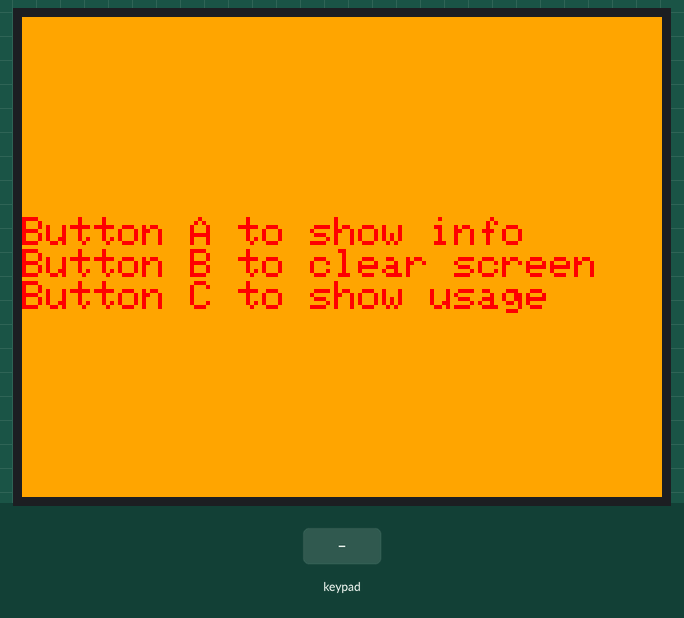
Recording of a sketch running on a simulated ESP32. Shown: 320×240 colour display. Inputs (shaded band) come from the test bench.

Above: at 1.4 s.
1.5 s: key 'A' pressed
At 3.0 s:
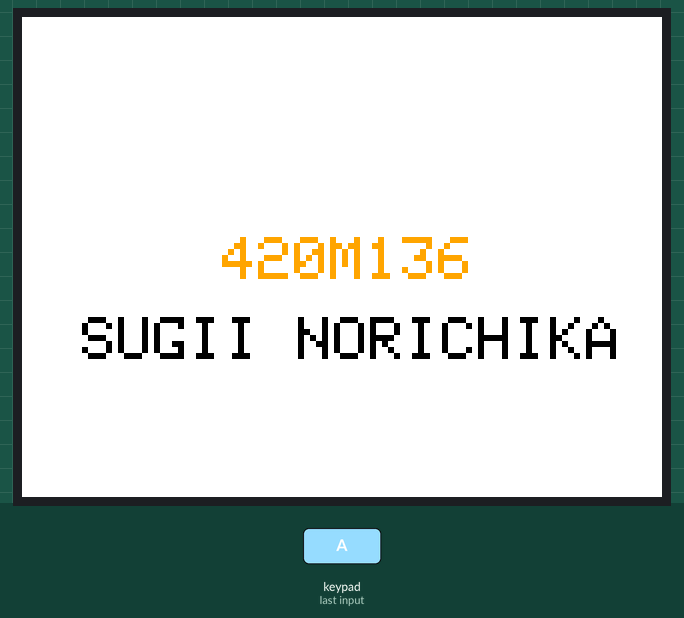
3.3 s: key 'B' pressed
At 4.2 s:
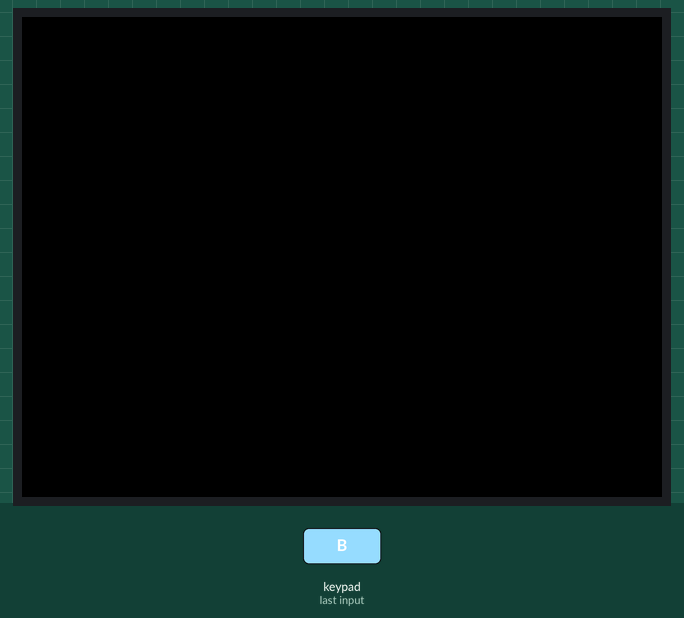
4.9 s: key 'C' pressed
At 6.1 s:
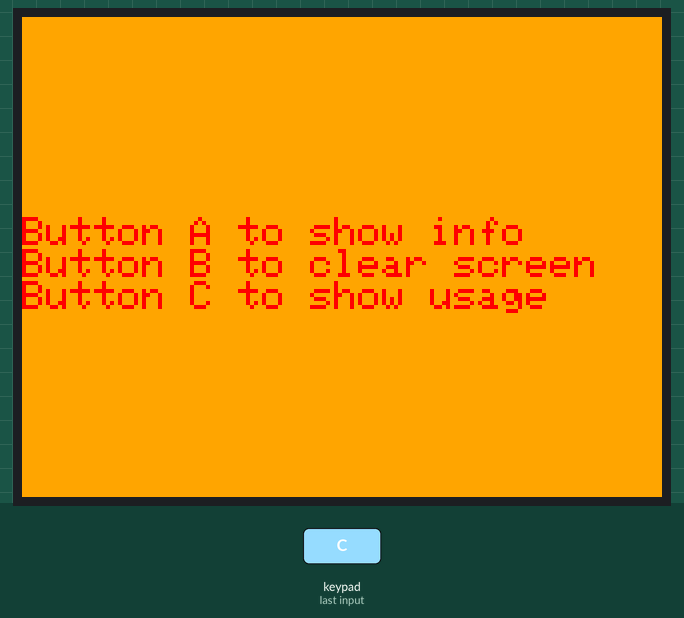
Timing chart, 0 to 7.9 s (numbered marks = the images above; inputs shaded):
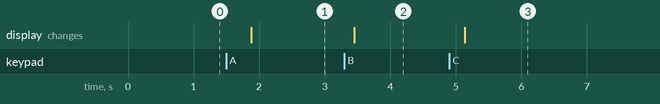

Measured:
- after the input at 1.5 s, the display: changes after 0.38 s (image 1)
- after the input at 3.3 s, the display: changes after 0.15 s (image 2)
- after the input at 4.9 s, the display: changes after 0.23 s (image 3)

The sketch:

part1.ino
```cpp
#include <M5Core2.h>


void setup() {
  M5.begin();
  explainUsage();//最初に説明を表示
}

void loop() {
  M5.update();
  if (M5.BtnA.wasReleased()) {
    displayInfo();//Aを押すと学生情報を表示
  } else if (M5.BtnB.wasReleased()) {
    M5.Lcd.fillScreen(BLACK); //Bを押すと画面を黒でクリア
  } else if (M5.BtnC.wasReleased()) {
    explainUsage();//Cを押すと説明を表示
  }
}

// 学籍番号と名前を表示する関数
void displayInfo() {
  M5.begin();
  M5.Lcd.fillScreen(WHITE); // 画面を白に変更
  M5.Lcd.setTextSize(3);
  M5.Lcd.setTextColor(ORANGE);
  M5.Lcd.drawString("420M136", 100, 110); // 画面中央に表示するよう座標設定
  M5.Lcd.setTextColor(BLACK);
  M5.Lcd.drawString("SUGII NORICHIKA", 30, 150); // 画面中央に表示するよう座標設定
}
//ボタンの説明を表示する関数
void explainUsage() {
  M5.Lcd.fillScreen(ORANGE);
  M5.Lcd.setTextColor(RED);
  M5.Lcd.setTextSize(2);
  M5.Lcd.setCursor(0, 100);
  M5.Lcd.println("Button A to show info");
  M5.Lcd.println("Button B to clear screen");
  M5.Lcd.println("Button C to show usage");
}
```
